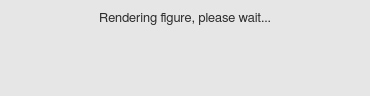
<?xml version="1.0" encoding="UTF-8"?>
<ui version="4.0">
 <class>waitWindow</class>
 <widget class="QWidget" name="waitWindow">
  <property name="geometry">
   <rect>
    <x>0</x>
    <y>0</y>
    <width>370</width>
    <height>96</height>
   </rect>
  </property>
  <property name="minimumSize">
   <size>
    <width>0</width>
    <height>0</height>
   </size>
  </property>
  <property name="maximumSize">
   <size>
    <width>16777215</width>
    <height>16777215</height>
   </size>
  </property>
  <property name="font">
   <font>
    <family>FreeSans</family>
    <pointsize>10</pointsize>
    <stylestrategy>PreferAntialias</stylestrategy>
    <kerning>true</kerning>
   </font>
  </property>
  <property name="windowTitle">
   <string>Please wait...</string>
  </property>
  <property name="windowIcon">
   <iconset>
    <normaloff>icons/info_popup_icon.svg</normaloff>icons/info_popup_icon.svg</iconset>
  </property>
  <property name="styleSheet">
   <string notr="true">QWidget {
	background-color: rgb(230,230,230);
}

QScrollBar:vertical {
  border: 1px solid white;
  background-color: rgb(240, 240, 240);
  width: 20px;
  margin: 21px 0px 21px 0px;
}

QScrollBar:horizontal {
  border: 1px solid white;
  background-color: rgb(240, 240, 240);
  height: 20px;
  margin: 0px 21px 0px 21px;
}

QScrollBar::handle:vertical {
  background-color: rgb(205, 205, 205);
  min-height: 25px;
}

QScrollBar:handle:vertical:hover {
  background-color: rgb(166, 166, 166);
}

QScrollBar:handle:vertical:pressed {
  background-color: rgb(96, 96, 96);
}

QScrollBar::handle:horizontal {
  background-color: rgb(205, 205, 205);
  min-width: 25px;
}

QScrollBar:handle:horizontal:hover {
  background-color: rgb(166, 166, 166);
}

QScrollBar:handle:horizontal:pressed {
  background-color: rgb(96, 96, 96);
}

QScrollBar::add-line:vertical {
  border-top: 1px solid rgb(240,240,240);
  border-left: 1px solid white;
  border-right: 1px solid white;
  border-bottom: 1px solid white;
  background-color: rgb(240, 240, 240);
  height: 20px;
  subcontrol-position: bottom;
  subcontrol-origin: margin;
}

QScrollBar::add-line:vertical:hover {
  background-color: rgb(218, 218, 218);
}

QScrollBar::add-line:vertical:pressed {
  background-color: rgb(96, 96, 96);
}

QScrollBar::sub-line:vertical {
  border-top: 1px solid white;
  border-left: 1px solid white;
  border-right: 1px solid white;
  border-bottom: 1px solid rgb(240,240,240);
  background-color: rgb(240, 240, 240);
  height: 20px;
  subcontrol-position: top;
  subcontrol-origin: margin;
}

QScrollBar::sub-line:vertical:hover {
  background-color: rgb(218, 218, 218);
}

QScrollBar::sub-line:vertical:pressed {
  background-color: rgb(96, 96, 96);
}

QScrollBar::up-arrow:vertical {
  image: url(icons/up_arrow_icon.svg); 
  width: 16px;
  height: 16px;
}

QScrollBar::up-arrow:vertical:pressed {
  right: -1px;
  bottom: -1px;
}

QScrollBar::down-arrow:vertical {
  image: url(icons/down_arrow_icon.svg); 
  width: 16px;
  height: 16px;
}

QScrollBar::down-arrow:vertical:pressed {
  right: -1px;
  bottom: -1px;
}

QScrollBar::add-line:horizontal {
  border-top: 1px solid white;
  border-left: 1px solid rgb(240,240,240);
  border-right: 1px solid white;
  border-bottom: 1px solid white;
  background-color: rgb(240, 240, 240);
  width: 20px;
  subcontrol-position: right;
  subcontrol-origin: margin;
}

QScrollBar::add-line:horizontal:hover {
  background-color: rgb(218, 218, 218);
}

QScrollBar::add-line:horizontal:pressed {
  background-color: rgb(96, 96, 96);
}

QScrollBar::sub-line:horizontal {
  border-top: 1px solid white;
  border-left: 1px solid white;
  border-right: 1px solid rgb(240,240,240);
  border-bottom: 1px solid white;
  background-color: rgb(240, 240, 240);
  width: 20px;
  subcontrol-position: left;
  subcontrol-origin: margin;
}

QScrollBar::sub-line:horizontal:hover {
  background-color: rgb(218, 218, 218);
}

QScrollBar::sub-line:horizontal:pressed {
  background-color: rgb(96, 96, 96);
}

QScrollBar::left-arrow:horizontal {
  image: url(icons/left_arrow_icon.svg); 
  width: 16px;
  height: 16px;
}

QScrollBar::left-arrow:horizontal:pressed {
  right: -1px;
  bottom: -1px;
}

QScrollBar::right-arrow:horizontal {
  image: url(icons/right_arrow_icon.svg); 
  width: 16px;
  height: 16px;
}

QScrollBar::right-arrow:horizontal:pressed {
  right: -1px;
  bottom: -1px;
}</string>
  </property>
  <layout class="QGridLayout" name="gridLayout">
   <item row="0" column="0">
    <widget class="QLabel" name="label">
     <property name="minimumSize">
      <size>
       <width>0</width>
       <height>0</height>
      </size>
     </property>
     <property name="maximumSize">
      <size>
       <width>16777215</width>
       <height>16777215</height>
      </size>
     </property>
     <property name="font">
      <font>
       <family>FreeSans</family>
       <pointsize>10</pointsize>
       <stylestrategy>PreferAntialias</stylestrategy>
       <kerning>true</kerning>
      </font>
     </property>
     <property name="styleSheet">
      <string notr="true">QLabel {
	color: rgb(45,45,45);
    margin-bottom: 0px;
}</string>
     </property>
     <property name="frameShape">
      <enum>QFrame::NoFrame</enum>
     </property>
     <property name="frameShadow">
      <enum>QFrame::Plain</enum>
     </property>
     <property name="lineWidth">
      <number>0</number>
     </property>
     <property name="midLineWidth">
      <number>0</number>
     </property>
     <property name="text">
      <string>Rendering figure, please wait...</string>
     </property>
     <property name="textFormat">
      <enum>Qt::AutoText</enum>
     </property>
     <property name="alignment">
      <set>Qt::AlignCenter</set>
     </property>
     <property name="wordWrap">
      <bool>true</bool>
     </property>
    </widget>
   </item>
   <item row="2" column="0">
    <layout class="QHBoxLayout" name="horizontalLayout">
     <item>
      <spacer name="horizontalSpacer">
       <property name="orientation">
        <enum>Qt::Horizontal</enum>
       </property>
       <property name="sizeHint" stdset="0">
        <size>
         <width>40</width>
         <height>20</height>
        </size>
       </property>
      </spacer>
     </item>
     <item>
      <layout class="QVBoxLayout" name="verticalLayout"/>
     </item>
     <item>
      <spacer name="horizontalSpacer_2">
       <property name="orientation">
        <enum>Qt::Horizontal</enum>
       </property>
       <property name="sizeHint" stdset="0">
        <size>
         <width>40</width>
         <height>20</height>
        </size>
       </property>
      </spacer>
     </item>
    </layout>
   </item>
   <item row="1" column="0">
    <spacer name="verticalSpacer">
     <property name="orientation">
      <enum>Qt::Vertical</enum>
     </property>
     <property name="sizeHint" stdset="0">
      <size>
       <width>20</width>
       <height>40</height>
      </size>
     </property>
    </spacer>
   </item>
  </layout>
 </widget>
 <resources/>
 <connections/>
</ui>
